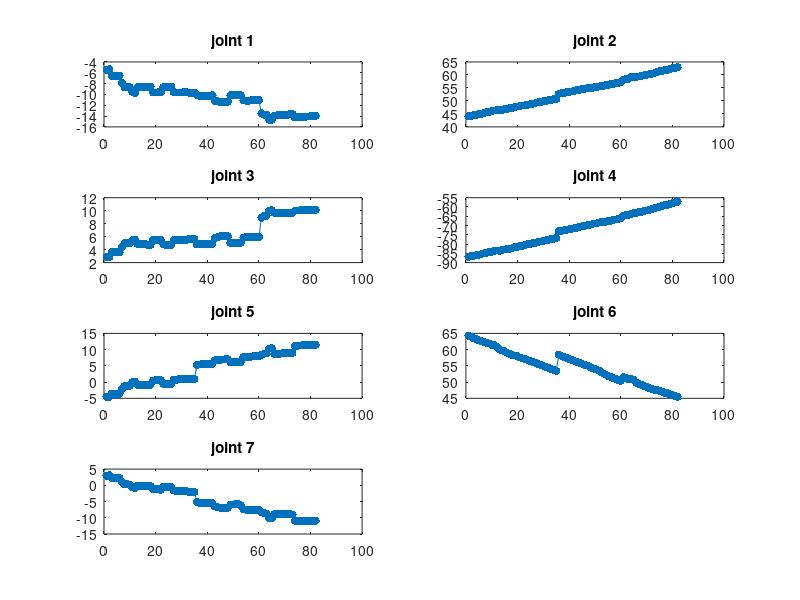

Reproduce this figure in MATLAB.
%% plot joint angles change

function disp_joint_angle_change()

joint_angles = dlmread('data_files/joint_angles.csv');
figure;
subplot(4,2,1);
plot(1:size(joint_angles,1),joint_angles(:,1)*180/pi);
hold on;
scatter(1:size(joint_angles,1),joint_angles(:,1)*180/pi,'filled');
title('joint 1');
subplot(4,2,2);
plot(1:size(joint_angles,1),joint_angles(:,2)*180/pi);
hold on;
scatter(1:size(joint_angles,1),joint_angles(:,2)*180/pi,'filled');
title('joint 2');
subplot(4,2,3);
plot(1:size(joint_angles,1),joint_angles(:,3)*180/pi);
hold on;
scatter(1:size(joint_angles,1),joint_angles(:,3)*180/pi,'filled');
title('joint 3');
subplot(4,2,4);
plot(1:size(joint_angles,1),joint_angles(:,4)*180/pi);
hold on;
scatter(1:size(joint_angles,1),joint_angles(:,4)*180/pi,'filled');
title('joint 4');
subplot(4,2,5);
plot(1:size(joint_angles,1),joint_angles(:,5)*180/pi);
hold on;
scatter(1:size(joint_angles,1),joint_angles(:,5)*180/pi,'filled');
title('joint 5');
subplot(4,2,6);
plot(1:size(joint_angles,1),joint_angles(:,6)*180/pi);
hold on;
scatter(1:size(joint_angles,1),joint_angles(:,6)*180/pi,'filled');
title('joint 6');
subplot(4,2,7);
plot(1:size(joint_angles,1),joint_angles(:,7)*180/pi);
hold on;
scatter(1:size(joint_angles,1),joint_angles(:,7)*180/pi,'filled');
title('joint 7');
end